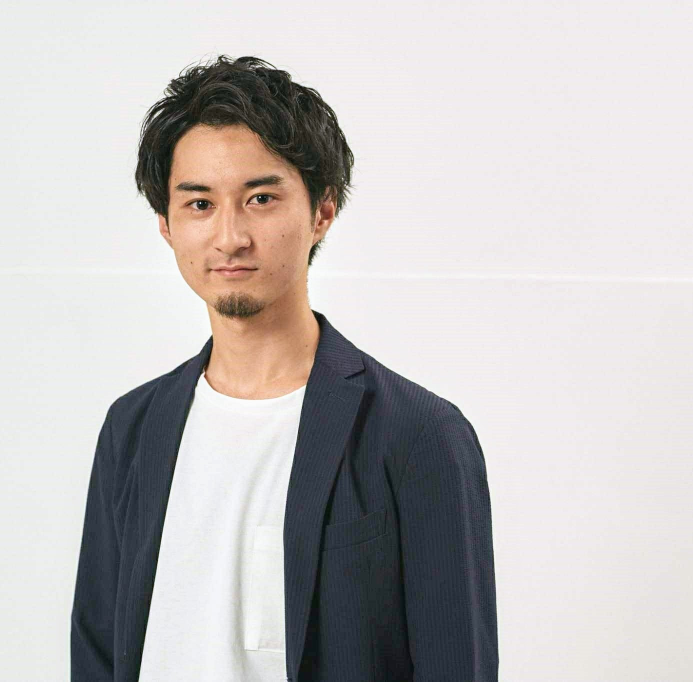
#> input picture ch3/family.jpg, 1385 x 1364 px (shown at 1/2 size)
$ jupyter execute face-mosaic.ipynb
#> lines starting #> are read from the running program, lines starting #| are printed output that depends on the picture
### ch3/mosaic.py
import cv2
def mosaic(img, rect, size):
    (x1, y1, x2, y2) = rect
    w= x2-x1
    h= y2-y1
    i_rect = img[y1:y2, x1:x2]
    i_small = cv2.resize(i_rect, (size,size))
    i_mos = cv2.resize(i_small, (w, h), interpolation=cv2.INTER_AREA)
    img2 = img.copy()
    img2[y1:y2, x1:x2] = i_mos
    return img2

### ch3/face-mosaic.ipynb
[cell 1]
import matplotlib.pyplot as plt
import cv2
from mosaic import mosaic as mosaic

[cell 2]
cascade_file = "haarcascade_frontalface_alt.xml"
cascade = cv2.CascadeClassifier(cascade_file)

[cell 3]
img = cv2.imread("family.jpg")
#> img is the input picture: shape (1364, 1385, 3); mean B, G, R 189.7, 190.5, 194
img_gray = cv2.cvtColor(img, cv2.COLOR_BGR2GRAY)
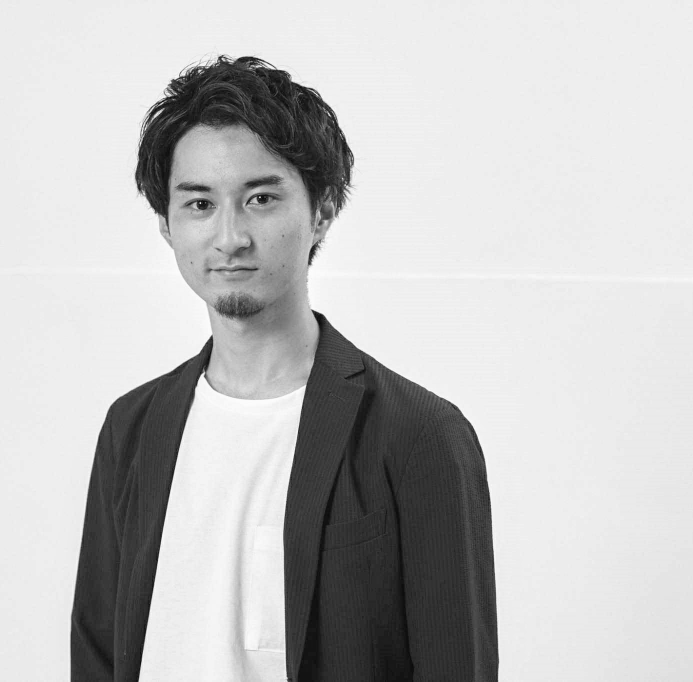
#> img_gray: shape (1364, 1385) (shown at 1/2 size); min 0, max 255, mean 191.5

[cell 4]
face_list = cascade.detectMultiScale(img_gray, minSize=(150,150))
#> face_list = [[276, 256, 375, 375]]
if len(face_list) == 0: quit()

[cell 5]
for (x,y,w,h) in face_list:
    img = mosaic(img, (x,y,x+w,y+h), 10)
#> this loop made 1 pass
#> (x, y, x1 in mosaic, y1 in mosaic, x2 in mosaic, y2 in mosaic) on pass 1: (276, 256, 276, 256, 651, 631)
#> pass 1, in mosaic, `i_rect = img[y1:y2, x1:x2]`:
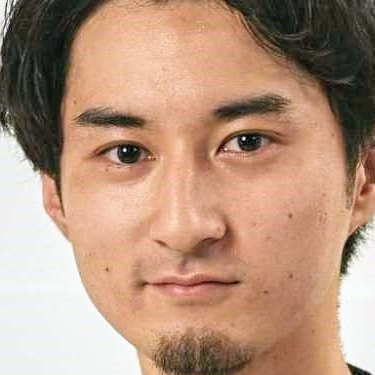
#> i_rect: shape (375, 375, 3); mean B, G, R 125.6, 147.8, 181.5
#> pass 1, in mosaic, `i_mos = cv2.resize(i_small, (w, h), interpolation=cv2.INTER_AREA)`:
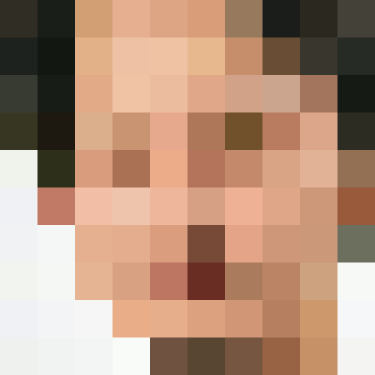
#> i_mos: shape (375, 375, 3); mean of channels 0, 1, 2 123.4, 145.3, 179.4; drawn as B, G, R
#> pass 1, `img = mosaic(img, (x,y,x+w,y+h), 10)`:
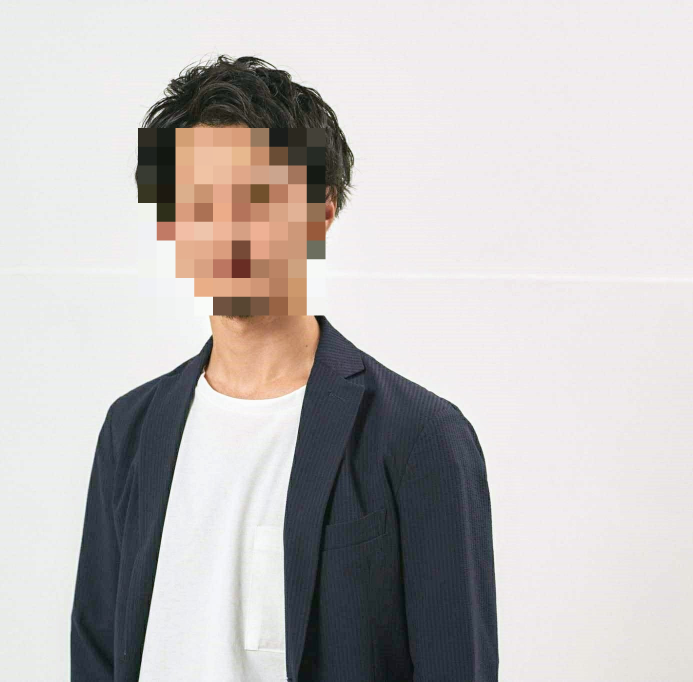
#> img: shape (1364, 1385, 3) (shown at 1/2 size); mean B, G, R 189.5, 190.4, 193.9

[cell 6]
cv2.imwrite("family-mosaic.png", img)
plt.imshow(cv2.cvtColor(img, cv2.COLOR_BGR2RGB))
plt.show()
